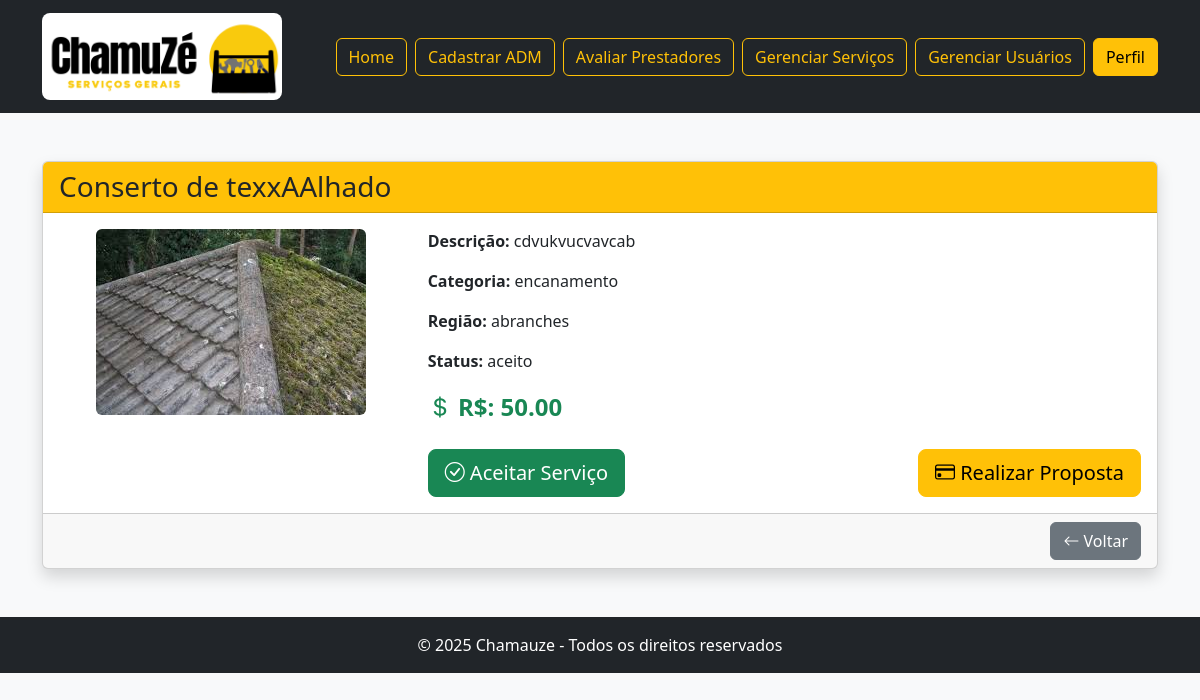
The app's page /PROJETO/prestador/verServico.php?id_servico=6 (signed in) with its own data.
### tables this page shows
CREATE TABLE servico (
    id_servico INTEGER NOT NULL PRIMARY KEY AUTO_INCREMENT,
    descricao TEXT NOT NULL,
    titulo VARCHAR(255) NOT NULL,
    img_servico VARCHAR(255) NOT NULL,
    categoria VARCHAR(255) NOT NULL,
    status_servico ENUM('aceito','disponivel') NOT NULL,
    local_servico VARCHAR(100) NOT NULL,
    preco DECIMAL(10,2) NOT NULL,
    id_solicitante INTEGER,
    id_prestador INTEGER,
    FOREIGN KEY (id_solicitante) REFERENCES solicitante(id_solicitante),
    FOREIGN KEY (id_prestador) REFERENCES prestador(id_prestador)
);

### PROJETO/config/conexao.php (called while the page is built)
<?php
if (!function_exists('conectaDB')) {
    function conectaDB()
    {
        static $conexao = null;
        if ($conexao === null) {
            $host = 'localhost:3306';
            $db_name = 'chamuze';
            $user_name = 'root';
            $password = '';
            try {
                $conexao = new mysqli($host, $user_name, $password, $db_name);
            } catch (mysqli_sql_exception $e) {
                $erro = "../config/erro_db.php";
                if (!headers_sent()) {
                    header("Location: $erro");
                    $_POST['erro'] = $conexao->connect_error;
                    exit;
                } else {
                    echo "<script>window.location.href='$erro';</script>";
                    $_POST['erro'] = $conexao->connect_error;
                    exit;
                }
            }
        }
        return $conexao;
    }
}

### PROJETO/classes/Servico.php (called while the page is built, shortened)
<?php
class Servico
{
    private $conexao;
    public function __construct()
    {
        include __DIR__ . '/../config/conexao.php';
        $this->conexao = conectaDB();
    }
    public function buscarPorId($id_servico)
    {
        $sql = "SELECT * FROM servico WHERE id_servico = ?";
        $stmt = $this->conexao->prepare($sql);
        $stmt->bind_param("i", $id_servico);
        $stmt->execute();
        $result = $stmt->get_result();
        return $result->fetch_assoc();
    }
}
?>

### PROJETO/prestador/verServico.php (the view, shortened to what this page needs)
<?php
include "../classes/Servico.php";
$id_servico = $_GET['id_servico'];
$servico = new Servico();
$dados = $servico->buscarPorId($id_servico);
?>
<!DOCTYPE html>
<html lang="pt-br">
<head>
    <link href="https://cdn.jsdelivr.net/npm/bootstrap@5.3.3/dist/css/bootstrap.min.css" rel="stylesheet">
    <link rel="stylesheet" href="../assets/css/estilo.css">
    <link rel="stylesheet" href="https://cdn.jsdelivr.net/npm/bootstrap-icons/font/bootstrap-icons.css">
</head>
<body class="bg-light">
    <main class="container my-5">
        <div class="card shadow">
            <div class="card-header bg-warning text-dark">
                <h3 class="mb-0"><?= $dados['titulo'] ?></h3>
            </div>
            <div class="card-body row">
                <div class="col-md-4 text-center">
                    <img src="<?= $dados['img_servico'] ?>" alt="Imagem do Serviço" class="img-fluid rounded"
                        style="max-height: 250px; object-fit: cover;">
                </div>
                <div class="col-md-8">
                    <p><strong>Descrição:</strong> <?= $dados['descricao'] ?></p>
                    <p><strong>Categoria:</strong> <?= $dados['categoria'] ?></p>
                    <p><strong>Região:</strong> <?= $dados['local_servico'] ?></p>
                    <p><strong>Status:</strong> <?= $dados['status_servico'] ?></p>
                    <p class="fw-bold text-success" style="font-size: 1.5em;">
                        <i class="bi bi-currency-dollar"></i> R$: <?= $dados['preco'] ?>
                    </p>
                    <div class="service-buttons d-flex justify-content-between mt-4">
                        <form method="POST" action="aceitarServico.php" class="d-inline">
                            <button type="submit" name="btn-editar" class="btn btn-success btn-lg">
                                <i class="bi bi-check-circle"></i> Aceitar Serviço
                            </button>
                        </form>
                        <form method="GET" action="realizarProposta.php" class="d-inline">
                            <button type="submit" class="btn btn-warning btn-lg"
                                onclick="return confirm('Tem certeza que deseja realizar esta proposta?')">
                                <i class="bi bi-credit-card"></i> Realizar Proposta
                            </button>
                        </form>
                    </div>
                </div>
            </div>
            <div class="card-footer text-end">
                <a href="inicialPrestador.php" class="btn btn-secondary">
                    <i class="bi bi-arrow-left"></i> Voltar
                </a>
            </div>
        </div>
    </main>
    <?php include "../footer.php"; ?>
</body>
</html>

### records on screen
servico: titulo "Conserto de texxAAlhado", img_servico (picture), descricao "cdvukvucvavcab", categoria "encanamento", local_servico "abranches", status_servico "aceito", preco "50.00"
